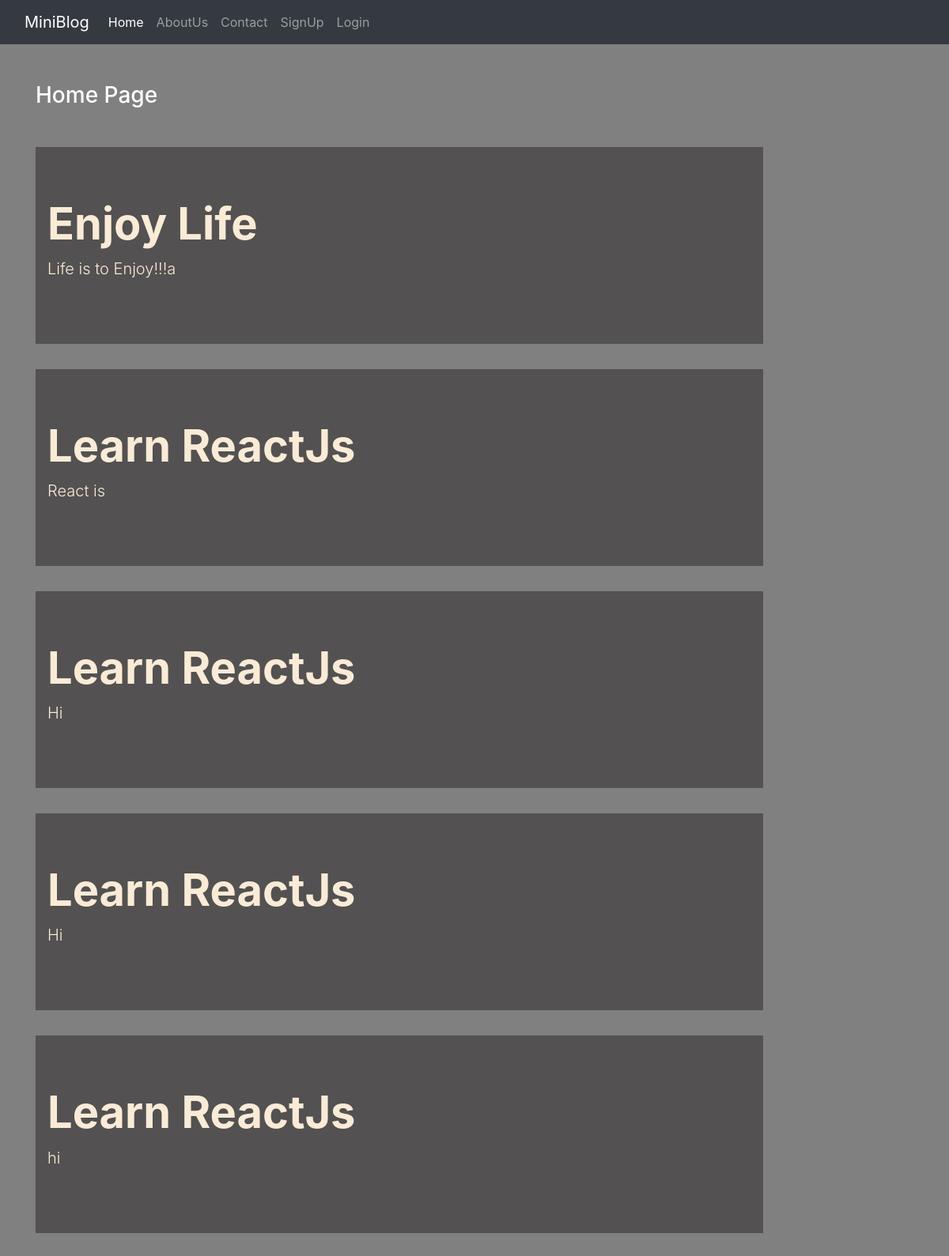
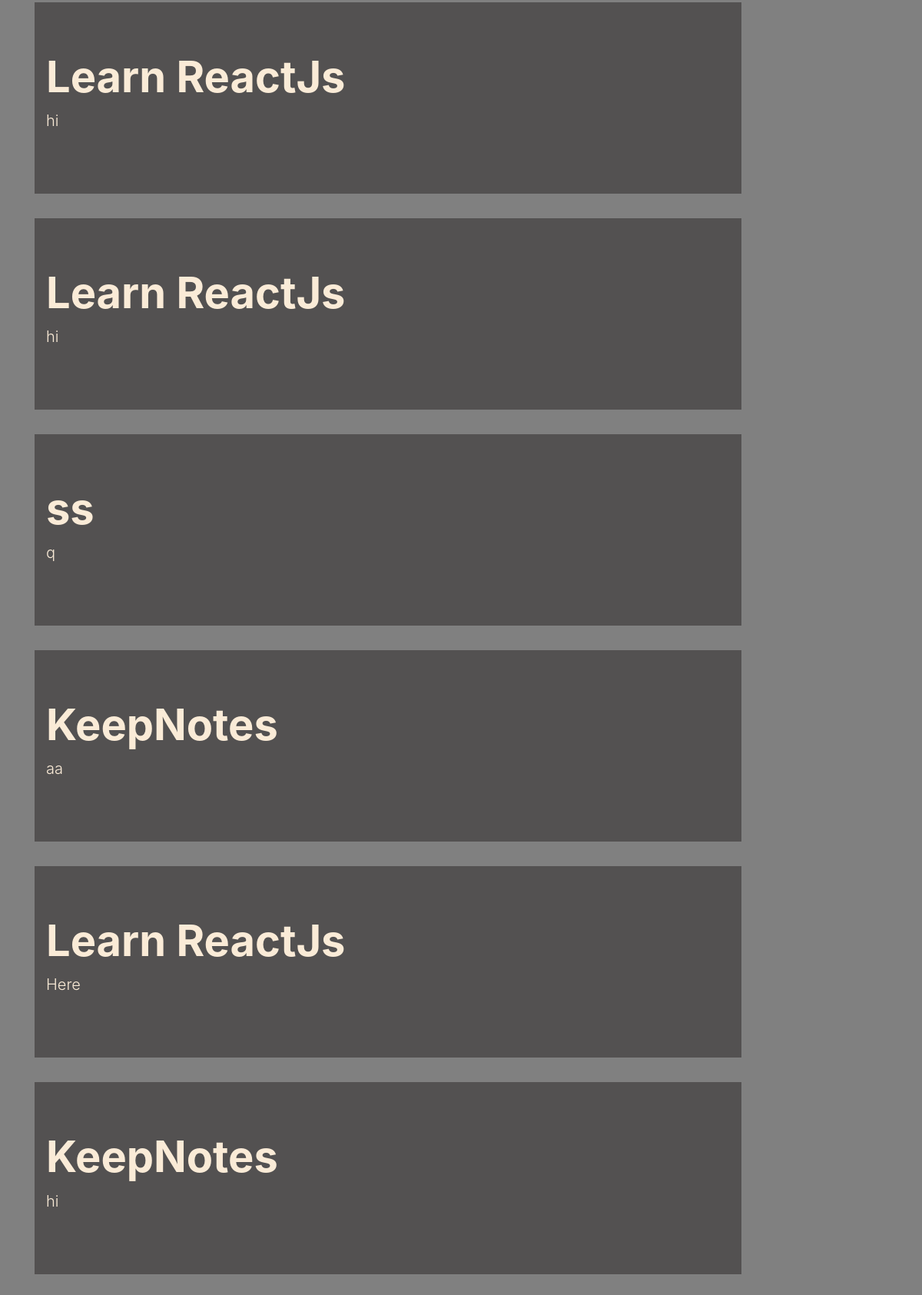
The page / on the database its author committed (2 pictures, top to bottom).
### blog/models.py (models this page shows)
class Post(models.Model):
    title = models.CharField(max_length=100)
    description = models.TextField()

### blog/views.py (the view)
# urls.py: 2. Add a URL to urlpatterns:  path('', views.home, name='home')
def home(request):
    posts =Post.objects.all()
    return render(request,'blog/home.html',{'posts':posts})

### blog/templates/blog/home.html
{% extends 'blog/base.html' %}
{% load static %}
{% block content %}
<div class="col-sm-10">
  <h3 class="text-white my-5">Home Page</h3>
  {% for post in posts  %}
    <div class="jumbotron jumbotron-fluid jumbo-color">
    <div class="container">
      <h1 class="display-4 font-weight-bold">{{post.title}}</h1>
      <p class="lead">
       {{post.description}}
      </p>
    </div>
  </div>
  {% endfor %}
</div>
{% endblock content %}

### blog/templates/blog/base.html (shortened to what this page needs)
<!DOCTYPE html>
{% load static %}
<html lang="en">
<head>
    <link rel="stylesheet" href="https://stackpath.bootstrapcdn.com/bootstrap/4.3.1/css/bootstrap.min.css">
    <link rel="stylesheet" href="{% static 'blog/css/style.css' %}">
</head>
<body>
    <div class="conatiner-fluid bg-dark">
        {% include 'blog/navbar.html' %}
    </div>
    <div class="container">
        <div class="row">
            {% block content %}
            {% endblock content %}
        </div>
    </div>
</body>
</html>

### blog/templates/blog/navbar.html (shortened to what this page needs)
<nav class="navbar navbar-expand-lg navbar-dark bg-dark">
  <div class="container-fluid">
    <a class="navbar-brand" href="#">MiniBlog</a>
    <div class="collapse navbar-collapse" id="navbarNav">
      <ul class="navbar-nav">
        <li class="nav-item">
          <a class="nav-link active" aria-current="page" href="/">Home</a>
        </li>
        <li class="nav-item">
          <a class="nav-link" href="{% url 'about' %}">AboutUs</a>
        </li>
        <li class="nav-item">
          <a class="nav-link" href="{% url 'contact' %}">Contact</a>
        </li>
        {% if request.user.is_authenticated %}
        <li class="nav-item">
          <a class="nav-link" href="{% url 'dashboard' %}">DashBoard</a>
        </li>
        <li class="nav-item">
          <a class="nav-link" href="{% url 'logout' %}">Logout</a>
        </li>
        {% else %}
        <li class="nav-item">
          <a class="nav-link" href="{% url 'register' %}">SignUp</a>
        </li>
        <li class="nav-item">
          <a class="nav-link" href="{% url 'login' %}">Login</a>
        </li>
        {% endif %}
      </ul>
    </div>
  </div>
</nav>

### blog/static/blog/css/style.css (style rules this page uses)
body { background-color: gray; color: antiquewhite; }
.jumbo-color { background-color: rgb(83, 81,81); }

### rows shown on the page
Post: title "Enjoy Life", description "Life is to Enjoy!!!a"
Post: title "Learn ReactJs", description "React is"
Post: title "Learn ReactJs", description "Hi"
Post: title "Learn ReactJs", description "Hi"
Post: title "Learn ReactJs", description "hi"
Post: title "Learn ReactJs", description "hi"
Post: title "Learn ReactJs", description "hi"
Post: title "ss", description "q"
Post: title "KeepNotes", description "aa"
Post: title "Learn ReactJs", description "Here"
Post: title "KeepNotes", description "hi"
